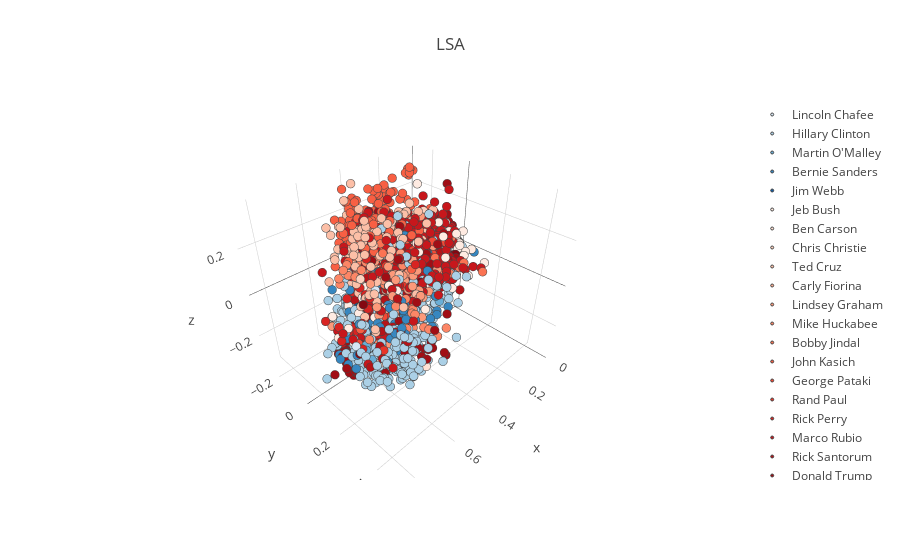

Notebook source saved alongside this figure:
### Markdown cell above
Run the cell below to show a 3-dimensional graph of the transformed data points. Try zooming in and out or hiding certain candidates data by clicking on their name on the list at the right side. Do you notice any party or candidate patterns?

### Code cell
data_comp = []

# plots the texts for each candidate, labeling each point with the date and candidate's color and name
for cand in candidate_colors.keys():
    points = lsa_3components[lsa_3components.Candidate==cand]
    data_comp.append(go.Scatter3d(
        x=points.component1,
        y=points.component2,
        z=points.component3,
        mode='markers',
        marker=dict(size=3,
                line=dict(width=1),
                color=candidate_colors[cand]
               ),
        name=cand, 
        text=points.Date))
    
layout_comp = go.Layout(
    title='LSA',
    hovermode='closest',

)
fig_comp = go.Figure(data=data_comp, layout=layout_comp)
py.iplot(fig_comp, filename='LSA')
